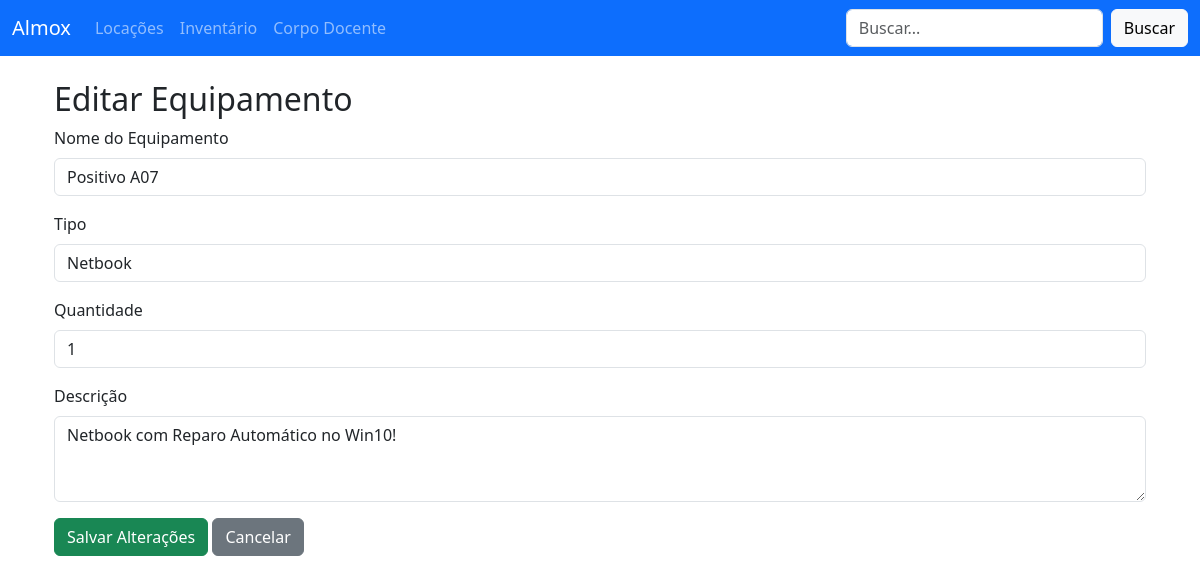
The page /inventory/edit/3 on the database its author committed.
### tables this page shows
CREATE TABLE inventory (
                id INTEGER PRIMARY KEY AUTOINCREMENT,
                nome TEXT NOT NULL,
                tipo TEXT NOT NULL,
                quantidade INTEGER NOT NULL,
                descricao TEXT
            );

### app.py (the view, shortened to what this page needs)
@app.route("/inventory/edit/<int:item_id>", methods=["GET", "POST"])
def edit_inventory(item_id):
    conn = sqlite3.connect(DB_NAME)
    conn.row_factory = sqlite3.Row
    cursor = conn.cursor()
    cursor.execute("SELECT * FROM inventory WHERE id = ?", (item_id,))
    item = cursor.fetchone()
    conn.close()
    return render_template("inventory_form.html", item=item, edit=True)

### templates/inventory_form.html
{% extends "layout.html" %}
{% block content %}
<div class="container mt-4">
    <h2>{{ 'Editar Equipamento' if edit else 'Novo Equipamento' }}</h2>
    <form method="post">
        <div class="mb-3">
            <label for="nome" class="form-label">Nome do Equipamento</label>
            <input type="text" class="form-control" id="nome" name="nome" required
                   value="{{ item.nome if item else '' }}">
        </div>
        <div class="mb-3">
            <label for="tipo" class="form-label">Tipo</label>
            <input type="text" class="form-control" id="tipo" name="tipo" required
                   value="{{ item.tipo if item else '' }}">
        </div>
        <div class="mb-3">
            <label for="quantidade" class="form-label">Quantidade</label>
            <input type="number" class="form-control" id="quantidade" name="quantidade" min="1" required
                   value="{{ item.quantidade if item else '' }}">
        </div>
        <div class="mb-3">
            <label for="descricao" class="form-label">Descrição</label>
            <textarea class="form-control" id="descricao" name="descricao" rows="3">{{ item.descricao if item else '' }}</textarea>
        </div>
        <button type="submit" class="btn btn-success">{{ 'Salvar Alterações' if edit else 'Salvar' }}</button>
        <a href="{{ url_for('inventory') }}" class="btn btn-secondary">Cancelar</a>
    </form>
</div>
{% endblock %}

### rows shown on the page
inventory: nome "Positivo A07", tipo "Netbook", quantidade "1", descricao "Netbook com Reparo Automático no Win10!"

### other values the page prints
{{ 'Editar Equipamento' if edit else 'Novo Equipamento' }} "Editar Equipamento"
{{ 'Salvar Alterações' if edit else 'Salvar' }} "Salvar Alterações"
